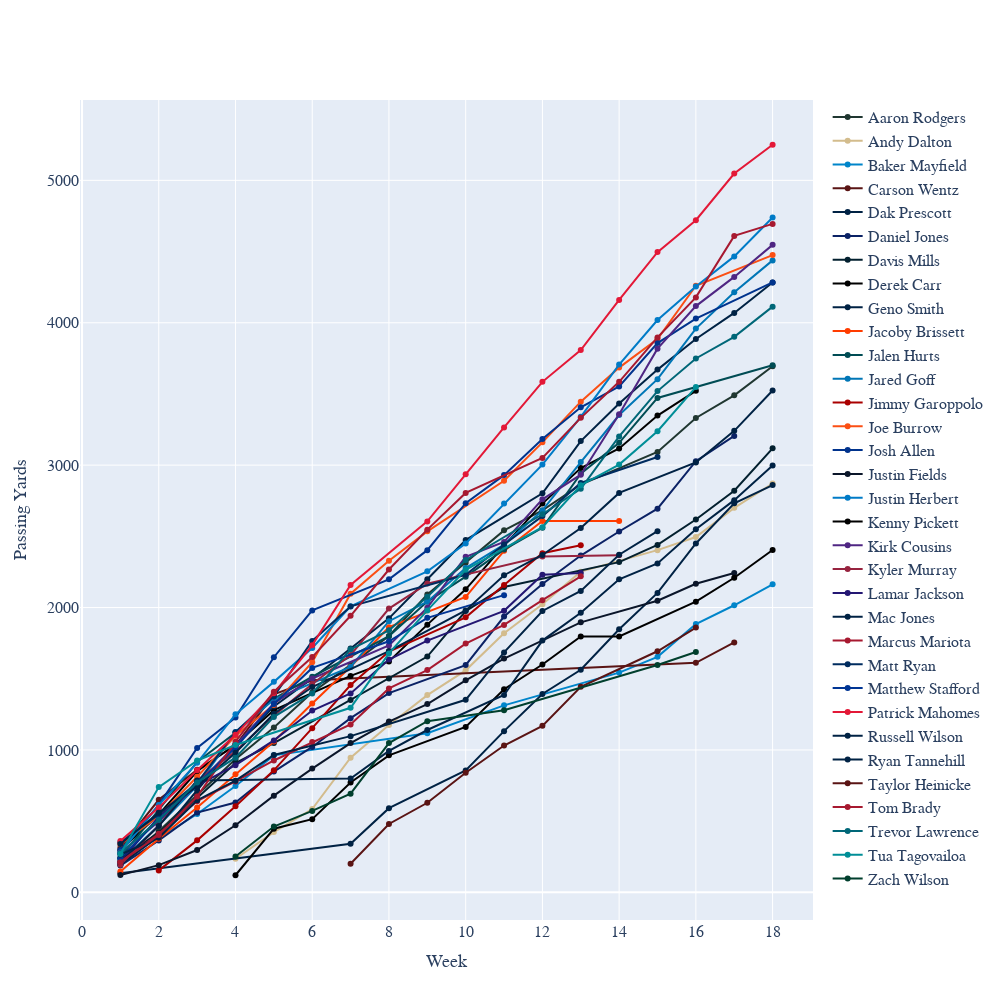

The cell this chart's notebook holds for it:
### Code cell
showAllPassingYards(df_agg)

### Figure 1 — Plotly figure (JSON) as saved in the notebook; plotly's stock layout.template omitted (floating-point values rounded to 4 significant figures)
{"data": [{"hovertemplate": "<b>Aaron Rodgers</b><br>%{y} yds through week %{x}<extra></extra>", "line": {"color": "#203731"}, "mode": "markers+lines", "name": "Aaron Rodgers", "type": "scatter", "x": [1, 2, 3, 4, 5, 6, 7, 8, 9, 10, 11, 12, 13, 15, 16, 17, 18], "y": [195, 429, 684, 935, 1157, 1403, 1597, 1800, 2091, 2315, 2542, 2682, 2864, 3093, 3331, 3490, 3695]}, {"hovertemplate": "<b>Andy Dalton</b><br>%{y} yds through week %{x}<extra></extra>", "line": {"color": "#D3BC8D"}, "mode": "markers+lines", "name": "Andy Dalton", "type": "scatter", "x": [4, 5, 6, 7, 8, 9, 10, 11, 12, 13, 15, 16, 17, 18], "y": [236, 423, 585, 946, 1175, 1385, 1559, 1819, 2023, 2252, 2403, 2495, 2700, 2871]}, {"hovertemplate": "<b>Baker Mayfield</b><br>%{y} yds through week %{x}<extra></extra>", "line": {"color": "#0085CA"}, "mode": "markers+lines", "name": "Baker Mayfield", "type": "scatter", "x": [1, 2, 3, 4, 5, 9, 11, 14, 15, 16, 17, 18], "y": [235, 380, 550, 747, 962, 1117, 1313, 1543, 1654, 1884, 2016, 2163]}, {"hovertemplate": "<b>Carson Wentz</b><br>%{y} yds through week %{x}<extra></extra>", "line": {"color": "#5A1414"}, "mode": "markers+lines", "name": "Carson Wentz", "type": "scatter", "x": [1, 2, 3, 4, 5, 6, 16, 17], "y": [313, 650, 861, 1031, 1390, 1489, 1612, 1755]}, {"hovertemplate": "<b>Dak Prescott</b><br>%{y} yds through week %{x}<extra></extra>", "line": {"color": "#002244"}, "mode": "markers+lines", "name": "Dak Prescott", "type": "scatter", "x": [1, 7, 8, 10, 11, 12, 13, 14, 15, 16, 17, 18], "y": [134, 341, 591, 856, 1132, 1393, 1563, 1847, 2103, 2450, 2732, 2860]}, {"hovertemplate": "<b>Daniel Jones</b><br>%{y} yds through week %{x}<extra></extra>", "line": {"color": "#0B2265"}, "mode": "markers+lines", "name": "Daniel Jones", "type": "scatter", "x": [1, 2, 3, 4, 5, 6, 7, 8, 10, 11, 12, 13, 14, 15, 16, 17], "y": [188, 364, 560, 631, 848, 1021, 1223, 1399, 1596, 1937, 2165, 2365, 2534, 2694, 3028, 3205]}, {"hovertemplate": "<b>Davis Mills</b><br>%{y} yds through week %{x}<extra></extra>", "line": {"color": "#03202F"}, "mode": "markers+lines", "name": "Davis Mills", "type": "scatter", "x": [1, 2, 3, 4, 5, 7, 8, 9, 10, 11, 14, 15, 16, 17, 18], "y": [240, 417, 662, 908, 1048, 1350, 1502, 1656, 1975, 2144, 2319, 2440, 2618, 2820, 3118]}, {"hovertemplate": "<b>Derek Carr</b><br>%{y} yds through week %{x}<extra></extra>", "line": {"color": "#000000"}, "mode": "markers+lines", "name": "Derek Carr", "type": "scatter", "x": [1, 2, 3, 4, 5, 7, 8, 9, 10, 11, 12, 13, 14, 15, 16], "y": [295, 547, 850, 1038, 1279, 1520, 1621, 1880, 2128, 2435, 2730, 2980, 3117, 3348, 3522]}, {"hovertemplate": "<b>Geno Smith</b><br>%{y} yds through week %{x}<extra></extra>", "line": {"color": "#002244"}, "mode": "markers+lines", "name": "Geno Smith", "type": "scatter", "x": [1, 2, 3, 4, 5, 6, 7, 8, 9, 10, 12, 13, 14, 15, 16, 17, 18], "y": [195, 392, 717, 1037, 1305, 1502, 1712, 1924, 2199, 2474, 2802, 3169, 3433, 3671, 3886, 4069, 4282]}, {"hovertemplate": "<b>Jacoby Brissett</b><br>%{y} yds through week %{x}<extra></extra>", "line": {"color": "#FF3C00"}, "mode": "markers+lines", "name": "Jacoby Brissett", "type": "scatter", "x": [1, 2, 3, 4, 5, 6, 7, 8, 10, 11, 12, 14], "y": [147, 376, 596, 830, 1060, 1326, 1584, 1862, 2074, 2398, 2608, 2608]}, {"hovertemplate": "<b>Jalen Hurts</b><br>%{y} yds through week %{x}<extra></extra>", "line": {"color": "#004C54"}, "mode": "markers+lines", "name": "Jalen Hurts", "type": "scatter", "x": [1, 2, 3, 4, 5, 6, 8, 9, 10, 11, 12, 13, 14, 15, 18], "y": [243, 576, 916, 1120, 1359, 1514, 1799, 2042, 2217, 2407, 2560, 2940, 3157, 3472, 3701]}, {"hovertemplate": "<b>Jared Goff</b><br>%{y} yds through week %{x}<extra></extra>", "line": {"color": "#0076B6"}, "mode": "markers+lines", "name": "Jared Goff", "type": "scatter", "x": [1, 2, 3, 4, 5, 7, 8, 9, 10, 11, 12, 13, 14, 15, 16, 17, 18], "y": [215, 471, 748, 1126, 1355, 1583, 1904, 2041, 2277, 2442, 2682, 3022, 3352, 3604, 3959, 4214, 4438]}, {"hovertemplate": "<b>Jimmy Garoppolo</b><br>%{y} yds through week %{x}<extra></extra>", "line": {"color": "#AA0000"}, "mode": "markers+lines", "name": "Jimmy Garoppolo", "type": "scatter", "x": [2, 3, 4, 5, 6, 7, 8, 10, 11, 12, 13], "y": [154, 365, 604, 857, 1153, 1456, 1691, 1931, 2159, 2381, 2437]}, {"hovertemplate": "<b>Joe Burrow</b><br>%{y} yds through week %{x}<extra></extra>", "line": {"color": "#FB4F14"}, "mode": "markers+lines", "name": "Joe Burrow", "type": "scatter", "x": [1, 2, 3, 4, 5, 6, 7, 8, 9, 11, 12, 13, 14, 15, 16, 18], "y": [338, 537, 812, 1099, 1316, 1616, 2097, 2329, 2535, 2890, 3160, 3446, 3685, 3885, 4260, 4475]}, {"hovertemplate": "<b>Josh Allen</b><br>%{y} yds through week %{x}<extra></extra>", "line": {"color": "#00338D"}, "mode": "markers+lines", "name": "Josh Allen", "type": "scatter", "x": [1, 2, 3, 4, 5, 6, 8, 9, 10, 11, 12, 13, 14, 15, 16, 18], "y": [297, 614, 1014, 1227, 1651, 1980, 2198, 2403, 2733, 2930, 3183, 3406, 3553, 3857, 4029, 4283]}, {"hovertemplate": "<b>Justin Fields</b><br>%{y} yds through week %{x}<extra></extra>", "line": {"color": "#0B162A"}, "mode": "markers+lines", "name": "Justin Fields", "type": "scatter", "x": [1, 2, 3, 4, 5, 6, 7, 8, 9, 10, 11, 13, 15, 16, 17], "y": [121, 191, 297, 471, 679, 869, 1048, 1199, 1322, 1489, 1642, 1896, 2048, 2167, 2242]}, {"hovertemplate": "<b>Justin Herbert</b><br>%{y} yds through week %{x}<extra></extra>", "line": {"color": "#007BC7"}, "mode": "markers+lines", "name": "Justin Herbert", "type": "scatter", "x": [1, 2, 3, 4, 5, 6, 7, 9, 10, 11, 12, 13, 14, 15, 16, 17, 18], "y": [279, 613, 910, 1250, 1478, 1716, 2009, 2254, 2450, 2730, 3004, 3339, 3706, 4019, 4254, 4466, 4739]}, {"hovertemplate": "<b>Kenny Pickett</b><br>%{y} yds through week %{x}<extra></extra>", "line": {"color": "#000000"}, "mode": "markers+lines", "name": "Kenny Pickett", "type": "scatter", "x": [4, 5, 6, 7, 8, 10, 11, 12, 13, 14, 16, 17, 18], "y": [120, 447, 514, 771, 962, 1161, 1426, 1600, 1797, 1797, 2041, 2209, 2404]}, {"hovertemplate": "<b>Kirk Cousins</b><br>%{y} yds through week %{x}<extra></extra>", "line": {"color": "#4F2683"}, "mode": "markers+lines", "name": "Kirk Cousins", "type": "scatter", "x": [1, 2, 3, 4, 5, 6, 8, 9, 10, 11, 12, 13, 14, 15, 16, 17, 18], "y": [277, 498, 758, 1031, 1327, 1502, 1734, 1999, 2356, 2461, 2760, 2933, 3358, 3818, 4117, 4322, 4547]}, {"hovertemplate": "<b>Kyler Murray</b><br>%{y} yds through week %{x}<extra></extra>", "line": {"color": "#97233F"}, "mode": "markers+lines", "name": "Kyler Murray", "type": "scatter", "x": [1, 2, 3, 4, 5, 6, 7, 8, 9, 12, 14], "y": [193, 470, 784, 991, 1241, 1463, 1667, 1993, 2168, 2359, 2368]}, {"hovertemplate": "<b>Lamar Jackson</b><br>%{y} yds through week %{x}<extra></extra>", "line": {"color": "#241773"}, "mode": "markers+lines", "name": "Lamar Jackson", "type": "scatter", "x": [1, 2, 3, 4, 5, 6, 7, 8, 9, 11, 12, 13], "y": [213, 531, 749, 893, 1067, 1277, 1397, 1635, 1768, 1977, 2231, 2242]}, {"hovertemplate": "<b>Mac Jones</b><br>%{y} yds through week %{x}<extra></extra>", "line": {"color": "#002244"}, "mode": "markers+lines", "name": "Mac Jones", "type": "scatter", "x": [1, 2, 3, 7, 8, 9, 11, 12, 13, 14, 15, 16, 17, 18], "y": [213, 465, 786, 799, 993, 1140, 1386, 1768, 1963, 2198, 2310, 2550, 2754, 2997]}, {"hovertemplate": "<b>Marcus Mariota</b><br>%{y} yds through week %{x}<extra></extra>", "line": {"color": "#A71930"}, "mode": "markers+lines", "name": "Marcus Mariota", "type": "scatter", "x": [1, 2, 3, 4, 5, 6, 7, 8, 9, 10, 11, 12, 13], "y": [215, 411, 640, 779, 926, 1055, 1179, 1432, 1561, 1747, 1878, 2052, 2219]}, {"hovertemplate": "<b>Matt Ryan</b><br>%{y} yds through week %{x}<extra></extra>", "line": {"color": "#002C5F"}, "mode": "markers+lines", "name": "Matt Ryan", "type": "scatter", "x": [1, 2, 3, 4, 5, 6, 7, 10, 11, 12, 13, 15], "y": [352, 547, 769, 1125, 1376, 1765, 2008, 2230, 2443, 2642, 2875, 3057]}, {"hovertemplate": "<b>Matthew Stafford</b><br>%{y} yds through week %{x}<extra></extra>", "line": {"color": "#003594"}, "mode": "markers+lines", "name": "Matthew Stafford", "type": "scatter", "x": [1, 2, 3, 4, 5, 6, 8, 9, 11], "y": [240, 512, 761, 1015, 1323, 1576, 1763, 1928, 2087]}, {"hovertemplate": "<b>Patrick Mahomes</b><br>%{y} yds through week %{x}<extra></extra>", "line": {"color": "#E31837"}, "mode": "markers+lines", "name": "Patrick Mahomes", "type": "scatter", "x": [1, 2, 3, 4, 5, 6, 7, 9, 10, 11, 12, 13, 14, 15, 16, 17, 18], "y": [360, 595, 857, 1106, 1398, 1736, 2159, 2605, 2936, 3265, 3585, 3808, 4160, 4496, 4720, 5048, 5250]}, {"hovertemplate": "<b>Russell Wilson</b><br>%{y} yds through week %{x}<extra></extra>", "line": {"color": "#002244"}, "mode": "markers+lines", "name": "Russell Wilson", "type": "scatter", "x": [1, 2, 3, 4, 5, 6, 8, 10, 11, 12, 13, 14, 16, 17, 18], "y": [340, 559, 743, 980, 1254, 1442, 1694, 1980, 2227, 2369, 2558, 2805, 3019, 3241, 3524]}, {"hovertemplate": "<b>Ryan Tannehill</b><br>%{y} yds through week %{x}<extra></extra>", "line": {"color": "#002244"}, "mode": "markers+lines", "name": "Ryan Tannehill", "type": "scatter", "x": [1, 2, 3, 4, 5, 7, 10, 11, 12, 13, 14, 15], "y": [266, 383, 647, 784, 965, 1097, 1352, 1685, 1976, 2117, 2371, 2536]}, {"hovertemplate": "<b>Taylor Heinicke</b><br>%{y} yds through week %{x}<extra></extra>", "line": {"color": "#5A1414"}, "mode": "markers+lines", "name": "Taylor Heinicke", "type": "scatter", "x": [7, 8, 9, 10, 11, 12, 13, 15, 16], "y": [201, 480, 629, 840, 1031, 1169, 1444, 1693, 1859]}, {"hovertemplate": "<b>Tom Brady</b><br>%{y} yds through week %{x}<extra></extra>", "line": {"color": "#A71930"}, "mode": "markers+lines", "name": "Tom Brady", "type": "scatter", "x": [1, 2, 3, 4, 5, 6, 7, 8, 9, 10, 12, 13, 14, 15, 16, 17, 18], "y": [212, 402, 673, 1058, 1409, 1652, 1942, 2267, 2547, 2805, 3051, 3332, 3585, 3897, 4178, 4610, 4694]}, {"hovertemplate": "<b>Trevor Lawrence</b><br>%{y} yds through week %{x}<extra></extra>", "line": {"color": "#006778"}, "mode": "markers+lines", "name": "Trevor Lawrence", "type": "scatter", "x": [1, 2, 3, 4, 5, 6, 7, 8, 9, 10, 12, 13, 14, 15, 16, 17, 18], "y": [275, 510, 772, 946, 1232, 1397, 1707, 1840, 2075, 2334, 2655, 2834, 3202, 3520, 3749, 3901, 4113]}, {"hovertemplate": "<b>Tua Tagovailoa</b><br>%{y} yds through week %{x}<extra></extra>", "line": {"color": "#008E97"}, "mode": "markers+lines", "name": "Tua Tagovailoa", "type": "scatter", "x": [1, 2, 3, 4, 7, 8, 9, 10, 12, 13, 14, 15, 16], "y": [270, 739, 925, 1035, 1296, 1678, 1980, 2265, 2564, 2859, 3004, 3238, 3548]}, {"hovertemplate": "<b>Zach Wilson</b><br>%{y} yds through week %{x}<extra></extra>", "line": {"color": "#003F2D"}, "mode": "markers+lines", "name": "Zach Wilson", "type": "scatter", "x": [4, 5, 6, 7, 8, 9, 11, 15, 16], "y": [252, 462, 572, 693, 1048, 1202, 1279, 1596, 1688]}], "layout": {"font": {"family": "Averta, sans-serif"}, "height": 1000, "hoverlabel": {"font": {"family": "Averta, sans-serif", "size": 16}}, "legend": {"font": {"size": 16}}, "width": 1000, "xaxis": {"tickfont": {"size": 16}, "title": {"font": {"size": 18}, "text": "Week"}}, "yaxis": {"tickfont": {"size": 16}, "title": {"font": {"size": 18}, "text": "Passing Yards"}}}}
